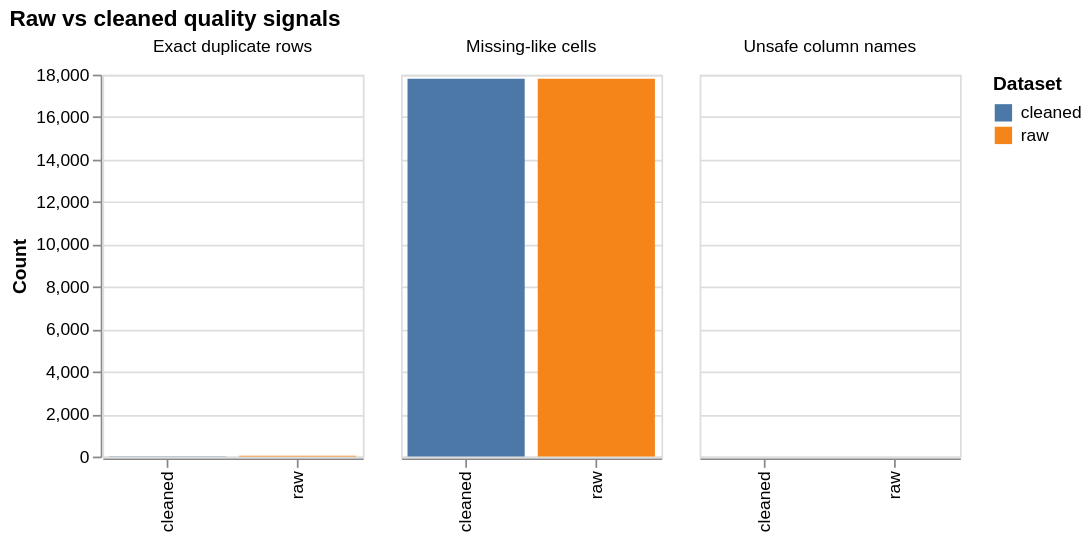

The notebook cell this image was saved under:
### Markdown cell above
## Visual Results for the README

These charts are intentionally simple: each one answers a single before-versus-after question that can be read without knowing the internals of the pipeline.

### Code cell
quality_chart_data = (
    quality.reset_index()[[
        "dataset",
        "missing_like_cells",
        "normalized_exact_duplicate_rows",
        "unsafe_column_names",
    ]]
    .melt(id_vars="dataset", var_name="metric", value_name="count")
)
quality_chart_data["metric"] = quality_chart_data["metric"].map({
    "missing_like_cells": "Missing-like cells",
    "normalized_exact_duplicate_rows": "Exact duplicate rows",
    "unsafe_column_names": "Unsafe column names",
})

alt.Chart(quality_chart_data).mark_bar().encode(
    x=alt.X("dataset:N", title=None),
    y=alt.Y("count:Q", title="Count"),
    color=alt.Color("dataset:N", title="Dataset"),
    column=alt.Column("metric:N", title=None),
    tooltip=["metric", "dataset", alt.Tooltip("count:Q", format=",")],
).properties(
    title="Raw vs cleaned quality signals",
    width=150,
    height=220,
)

### Figure 1 — Vega-Lite specification as saved in the notebook (floating-point values rounded to 4 significant figures)
{"config": {"view": {"continuousWidth": 300, "continuousHeight": 300}}, "data": {"name": "data-19e2a18f2da3d8cb22a9977b6ec16d76"}, "mark": {"type": "bar"}, "encoding": {"color": {"field": "dataset", "title": "Dataset", "type": "nominal"}, "column": {"field": "metric", "title": null, "type": "nominal"}, "tooltip": [{"field": "metric", "type": "nominal"}, {"field": "dataset", "type": "nominal"}, {"field": "count", "format": ",", "type": "quantitative"}], "x": {"field": "dataset", "title": null, "type": "nominal"}, "y": {"field": "count", "title": "Count", "type": "quantitative"}}, "height": 220, "title": "Raw vs cleaned quality signals", "width": 150, "$schema": "https://vega.github.io/schema/vega-lite/v5.20.1.json", "datasets": {"data-19e2a18f2da3d8cb22a9977b6ec16d76": [{"dataset": "raw", "metric": "Missing-like cells", "count": 17811}, {"dataset": "cleaned", "metric": "Missing-like cells", "count": 17802}, {"dataset": "raw", "metric": "Exact duplicate rows", "count": 41}, {"dataset": "cleaned", "metric": "Exact duplicate rows", "count": 16}, {"dataset": "raw", "metric": "Unsafe column names", "count": 7}, {"dataset": "cleaned", "metric": "Unsafe column names", "count": 1}]}}
